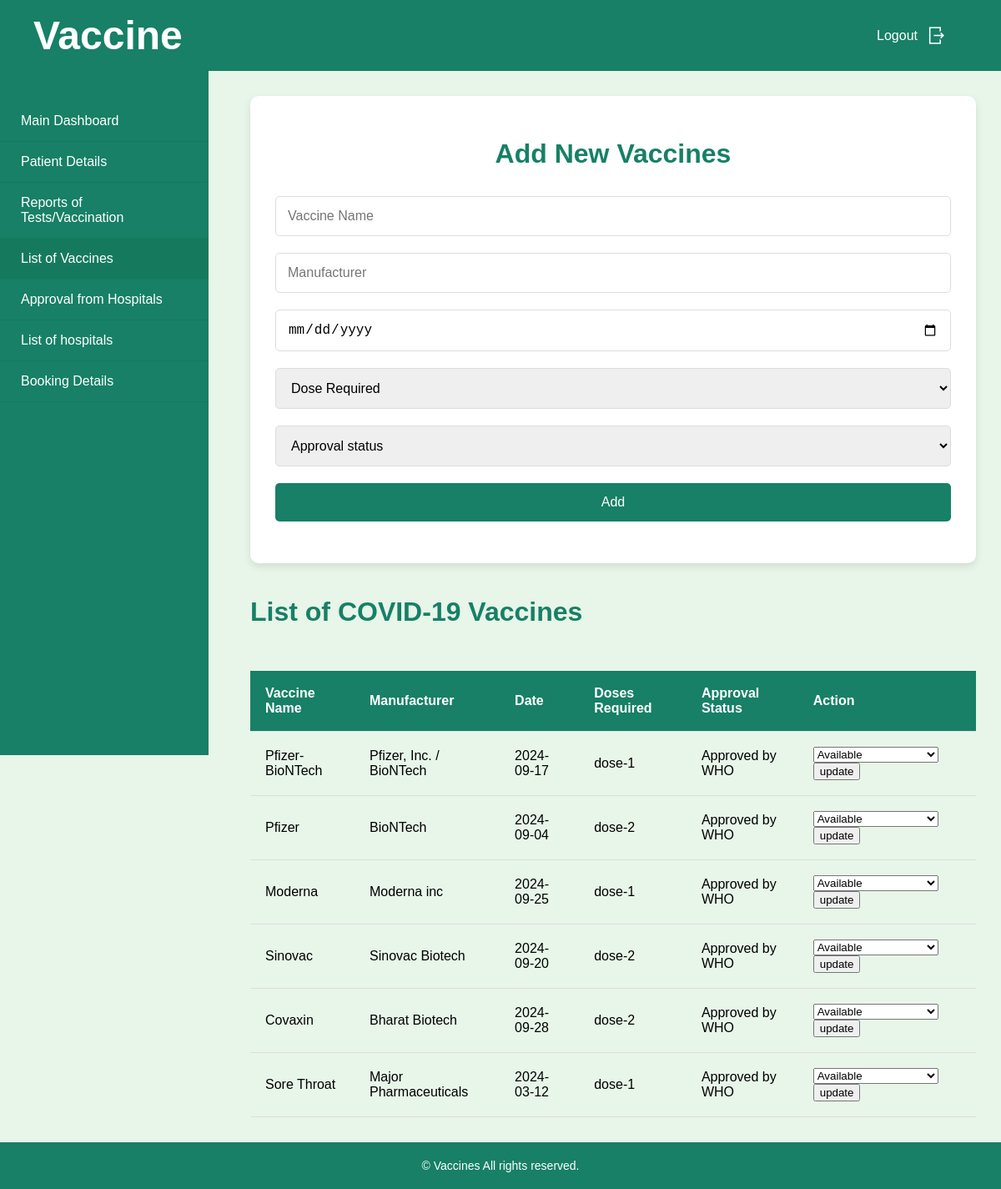
Screenshot of /admin/list-of-vaccine.php (signed in) with the database file from the repository.
### tables this page shows
CREATE TABLE `vaccine` (
  `id` int(11) NOT NULL,
  `vaccine_name` varchar(255) NOT NULL,
  `manufacturer` varchar(255) NOT NULL,
  `added_date` date NOT NULL,
  `dose` varchar(255) NOT NULL,
  `approved` varchar(255) NOT NULL,
  `action` varchar(255) DEFAULT NULL
);

### admin/list-of-vaccine.php (the view, shortened to what this page needs)
<?php
  include '../pages/connect.php';
?>
<!DOCTYPE html>
<html lang="en">
<head>
    <link rel="stylesheet" href="../style/admin.css">
</head>
<body>
    <div class="header" style="display: flex; flex-direction: row; justify-content: space-between;">
    <a class="navbar-brand" >
  <span id="1">
         <h1> Vaccine  </h1>
            </span>
          </a>
        <span>
        <span>
            <a href="../pages/logout.php" style="text-decoration: none;">
                <button id="logout">Logout
                    <img src="../assets/icons8-logout-100.png" alt="" width="25px" height="25px">
                </button>
            </a>
        </span>
    </div>
    <div class="container" style="display: flex;">
        <div class="sidebar">
            <ul>
                <a href="../admin/maindashboard.php"><li>Main Dashboard</li></a>
                <a href="../admin/patients-details.php"><li>Patient Details</li></a>
                <a href="../admin/reports-of-test.php"><li>Reports of Tests/Vaccination</li></a>
                <a href="../admin/list-of-vaccine.php"><li class="active">List of Vaccines</li></a>
                <a href="../admin/approval-for-hosp.php"><li>Approval from Hospitals</li></a>
                <a href="../admin/list-of-hosp.php"><li>List of hospitals</li></a>
                <a href="../admin/booking-details.php"><li>Booking Details</li></a>
            </ul>
        </div>
        <div class="main-content">
                    <div class="container7">
                            <div class="card">
                                <h1>Add New Vaccines</h1>
                                <form id="booking-form" method="post">
                                    <input type="text"  name="vaccine_name" placeholder="Vaccine Name" required>
                                    <input type="text"  name="manufacturer" placeholder="Manufacturer" required>
                                    <input type="date" name="vaccine_date" placeholder="Enter date" required>
                                    <select id="service-type" name="dose" required>
                                        <option value="" hidden>Dose Required</option>
                                    </select>
                                    <select  name="approved" required>
                                        <option value="" hidden>Approval status</option>
                                    </select>
                                    <button type="submit" name="add-vaccine-btn">Add</button>
                                </form>
                            </div>
                            <h1>List of COVID-19 Vaccines</h1>
                            <div class="table-responsive">
                                <table>
                                    <thead>
                                        <tr>
                                            <th>Vaccine Name</th>
                                            <th>Manufacturer</th>
                                            <th>Date</th>
                                            <th>Doses Required</th>
                                            <th>Approval Status</th>
                                            <th>Action</th>
                                        </tr>
                                    </thead>
                                    <tbody>
                                      <?php
                                           $vaccine_show = "SELECT * FROM vaccine";
                                           $vaccine_show_res = mysqli_query($conn,$vaccine_show);
                                           while($vaccine_show_row = mysqli_fetch_assoc($vaccine_show_res)){
                                            $id = $vaccine_show_row['id'];
                                             echo "
                                            <tr>
                                               <td>$vaccine_show_row[vaccine_name]</td>
                                               <td>$vaccine_show_row[manufacturer]</td>
                                               <td>$vaccine_show_row[added_date]</td>
                                               <td>$vaccine_show_row[dose]</td>
                                               <td>$vaccine_show_row[approved]</td>
                                               <td>
                                                    <form method='post'>
                                                        <input type='hidden' name='id' value='$id'>
                                                        <select name='action' id='select-action' required>
                                                            <option value='' hidden>Available/Unavailable</option>
                                                            <option value='available' ".($vaccine_show_row['action'] == 'available' ? 'selected' : '').">Available</option>
                                                            <option value='unavailable' ".($vaccine_show_row['action'] == 'unavailable' ? 'selected' : '').">Unavailable</option>
                                                        </select>
                                                        <button type='submit' class ='btn-action' name='update_action' >
                                                            update
                                                        </button>
                                                    </form>
                                                </td>
                                            </tr>
                                               ";
                                           }
                                      ?>
                                    </tbody>
                                </table>
                            </div>
                    </div>
        </div>
    </div>
    <footer>
        &copy;  Vaccines All rights reserved.
    </footer>
</body>
</html>

### style/admin.css (style rules this page uses)
body, html { margin: 0; padding: 0; font-family: 'Poppins', sans-serif; background-color: #e8f5e9; height: 100%; display: flex; flex-direction: column; }
.header { background-color: #178066; color: white; padding: 15px 40px; display: flex; justify-content: space-between; align-items: center; }
#logout { background-color: #178066; color: white; border: none; padding: 12px 25px; border-radius: 5px; cursor: pointer; display: flex; align-items: center; gap: 10px; font-size: 16px; transition: background-color 0.3s ease; }
.sidebar { width: 250px; background-color: #178066; color: white; height: 100vh; padding-top: 20px; position: fixed; }
.sidebar ul { list-style: none; padding: 0; }
.sidebar ul a { text-decoration: none; color: white; }
.sidebar ul li { padding: 15px 25px; transition: background-color 0.3s ease; cursor: pointer; border-bottom: 1px solid #157a5d; }
.sidebar ul li:hover, .sidebar ul .active { background-color: #157a5d; }
.main-content { margin-left: 270px; padding: 30px; flex: 1; overflow: auto; }
h1, h2 { color: #178066; margin-bottom: 1em; }
.card, .card-dash { background-color: white; padding: 30px; border-radius: 10px; box-shadow: 0 4px 10px rgba(0, 0, 0, 0.1); margin-bottom: 40px; max-width: 850px; margin-left: auto; margin-right: auto; text-align: center; }
.card form input, .card form select, .card form button { width: 100%; padding: 14px; margin-bottom: 20px; border: 1px solid #ddd; border-radius: 5px; font-size: 16px; box-sizing: border-box; }
.card form button { background-color: #178066; color: white; border: none; cursor: pointer; transition: background-color 0.3s ease; }
.table-responsive { overflow-x: auto; }
table { width: 100%; border-collapse: collapse; margin-top: 20px; }
th, td { padding: 18px; text-align: left; border-bottom: 1px solid #ddd; }
th { background-color: #178066; color: white; font-weight: 600; }
footer { background-color: #178066; color: white; text-align: center; padding: 20px 0; font-size: 14px; width: 100%; margin-top: auto; }
.header h1 { color: white; margin: 0; font-size: 3rem; }

### rows the page displays
vaccine: vaccine_name "Pfizer-BioNTech", manufacturer "Pfizer, Inc. / BioNTech", added_date "2024-09-17", dose "dose-1", approved "Approved by WHO", action "Available"
vaccine: vaccine_name "Pfizer", manufacturer "BioNTech", added_date "2024-09-04", dose "dose-2", approved "Approved by WHO", action "Available"
vaccine: vaccine_name "Moderna", manufacturer "Moderna inc", added_date "2024-09-25", dose "dose-1", approved "Approved by WHO", action "Available"
vaccine: vaccine_name "Sinovac", manufacturer "Sinovac Biotech", added_date "2024-09-20", dose "dose-2", approved "Approved by WHO", action "Available"
vaccine: vaccine_name "Covaxin", manufacturer "Bharat Biotech", added_date "2024-09-28", dose "dose-2", approved "Approved by WHO", action "Available"
vaccine: vaccine_name "Sore Throat", manufacturer "Major Pharmaceuticals", added_date "2024-03-12", dose "dose-1", approved "Approved by WHO", action "Available"
